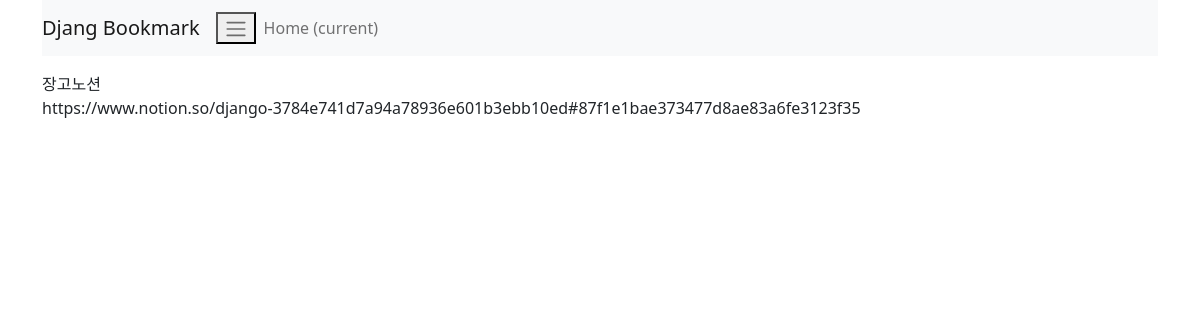
Screenshot of /detail/3/ with the database file from the repository.
### bmapp/models.py (models this page shows, shortened)
class Bookmark(models.Model):
    site_name= models.CharField(max_length=100)
    url= models.URLField('Site URL')    #'site URL'기본 있는 속성값?????

### bmapp/views.py (the view)
# urls.py: path('detail/<int:pk>/', BookmarkDetailView.as_view(),name='detail'),
class BookmarkDetailView(DetailView):
    model=Bookmark
    template_name='detail.html'

### bmapp/templates/detail.html (shortened to what this page needs)
{% extends 'base.html' %}
    {% block content %}
    {{bookmark.site_name}}<br />
    {{bookmark.url}}
    {% endblock %}

### bmapp/static/css/style.css (style rules this page uses)
body { width:100%; }

### rows the page displays
Bookmark: site_name "장고노션", url "https://www.notion.so/django-3784e741d7a94a78936e601b3ebb10ed#87f1e1bae373477d8ae83a6fe3123f35"
